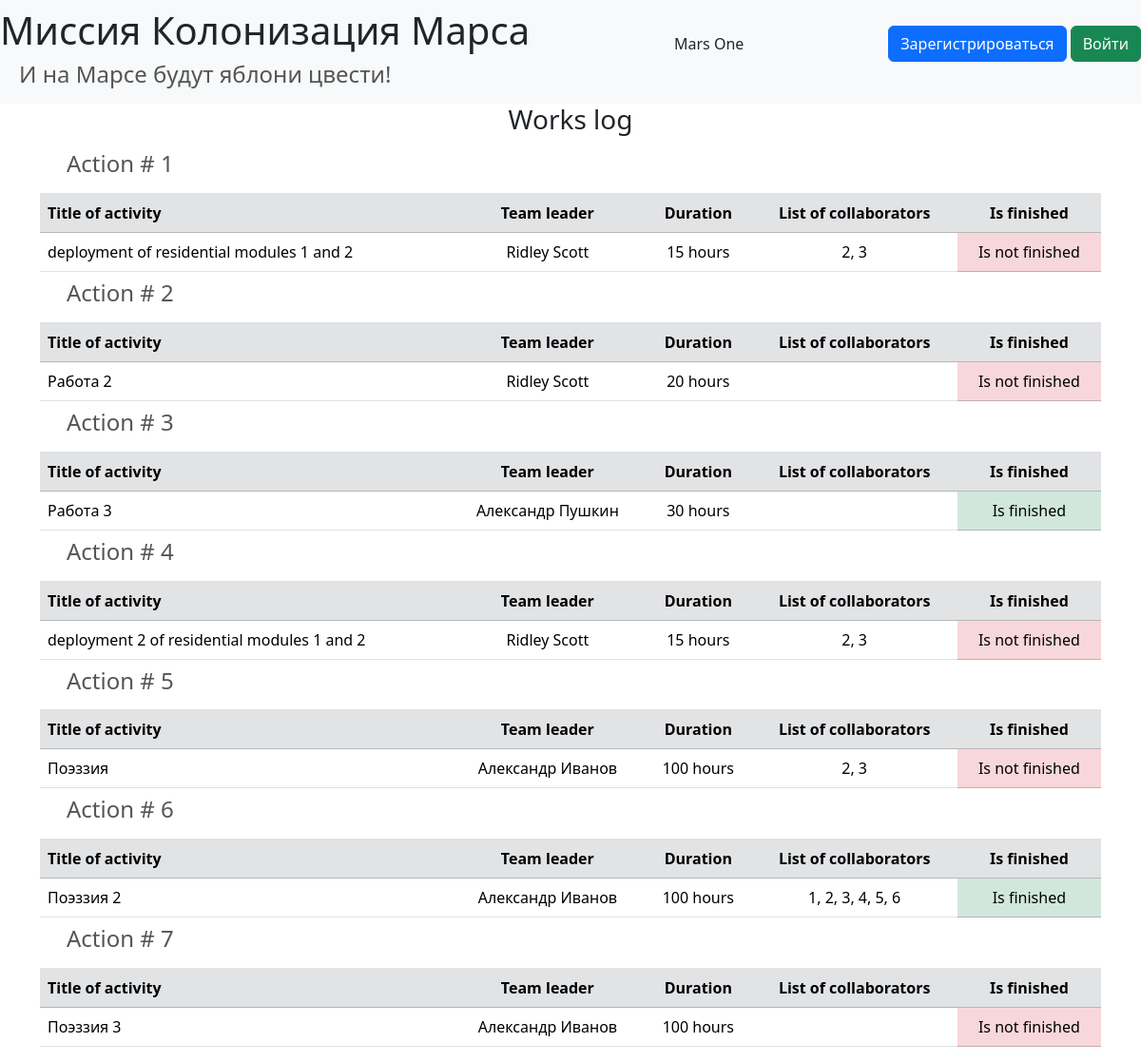
The page / on the database its author committed.
### data/jobs.py (models this page shows, shortened)
class Jobs(SqlAlchemyBase):
    from .users import User
    __tablename__ = 'jobs'
    id = sa.Column(sa.Integer, primary_key=True, autoincrement=True)
    team_leader = sa.Column(sa.Integer, sa.ForeignKey("users.id"), nullable=True)
    job = sa.Column(sa.String, nullable=True)
    work_size = sa.Column(sa.Integer, nullable=True)
    start_date = sa.Column(sa.Date, nullable=True)
    end_date = sa.Column(sa.Date, nullable=True)
    is_finished = sa.Column(sa.Boolean, nullable=True)
    team_leader_obj = orm.relationship(User,
                                       backref="jobs_team_leader")
    collaborators_objs = orm.relationship("User",
                                          secondary="jobs_user",
                                          backref="jobs_collaborator")
    @property
    def collaborators(self) -> str:
        return ', '.join(str(user.id) for user in self.collaborators_objs)

### data/users.py (models this page shows, shortened)
class User(SqlAlchemyBase, UserMixin):
    __tablename__ = 'users'
    id = sa.Column(sa.Integer, primary_key=True, autoincrement=True)
    surname = sa.Column(sa.String, nullable=True)
    name = sa.Column(sa.String, nullable=True)
    age = sa.Column(sa.Integer, nullable=True)
    position = sa.Column(sa.String, nullable=True)
    speciality = sa.Column(sa.String, nullable=True)
    address  = sa.Column(sa.String, nullable=True)
    email = sa.Column(sa.String, index=True, unique=True, nullable=True)
    hashed_password = sa.Column(sa.String, nullable=True)
    modified_date = sa.Column(sa.DateTime, default=datetime.datetime.now)
    @property
    def fullname(self) -> str:
        return f'{self.name} {self.surname}'

### main.py (the view)
@app.route('/')
def index():
    db_sess = db_session.create_session()
    jobs = db_sess.query(Jobs).all()
    params = {
        'title': 'Works log',
        'jobs': jobs
    }
    return render_template('index.html', **params)

### data/__db_session.py (called while the page is built)
def create_session() -> Session:
    return __factory()

### templates/index.html (shortened to what this page needs)
{% extends "base.html" %}
{% block content %}
    <h3 class="text-center">{{ title }}</h3>
    <table class="table">
        {% for job in jobs %}
            <div>
                <thead>
                    <tr>
                        <td colspan="5">
                            <h4>Action # {{ job.id }}</h4>
                        </td>
                    </tr>
                    <tr class="table-secondary">
                        <th>Title of activity</th>
                        <th class="text-center">Team leader</th>
                        <th class="text-center">Duration</th>
                        <th class="text-center">List of collaborators</th>
                        <th class="text-center">Is finished</th>
                    </tr>
                </thead>
                <tbody>
                    <tr>
                        <td>{{ job.job }}</td>
                        <td class="text-center">{{ job.team_leader_obj.fullname }}</td>
                        <td class="text-center">{{ job.work_size }} hours</td>
                        <td class="text-center">{{ job.collaborators }}</td>
                        {% if job.is_finished %}
                            <td class="table-success text-center">Is finished</td>
                        {% else %}
                            <td class="table-danger text-center">Is not finished</td>
                        {% endif %}
                    </tr>
                </tbody>
            </div>
        {% endfor %}
    </table>
{% endblock %}

### static/css/style.css (style rules this page uses)
h4 { padding-left: 20px; color: #555555; }

### rows shown on the page
Jobs: id "1", job "deployment of residential modules 1 and 2", team_leader_obj.fullname "Ridley Scott", work_size "15", collaborators "2, 3", is_finished "Is not finished"
Jobs: id "2", job "Работа 2", team_leader_obj.fullname "Ridley Scott", work_size "20", is_finished "Is not finished"
Jobs: id "3", job "Работа 3", team_leader_obj.fullname "Александр Пушкин", work_size "30", is_finished "Is finished"
Jobs: id "4", job "deployment 2 of residential modules 1 and 2", team_leader_obj.fullname "Ridley Scott", work_size "15", collaborators "2, 3", is_finished "Is not finished"
Jobs: id "5", job "Поэззия", team_leader_obj.fullname "Александр Иванов", work_size "100", collaborators "2, 3", is_finished "Is not finished"
Jobs: id "6", job "Поэззия 2", team_leader_obj.fullname "Александр Иванов", work_size "100", collaborators "1, 2, 3, 4, 5, 6", is_finished "Is finished"
Jobs: id "7", job "Поэззия 3", team_leader_obj.fullname "Александр Иванов", work_size "100", is_finished "Is not finished"

### other values the page prints
{{ title }} "Works log"
